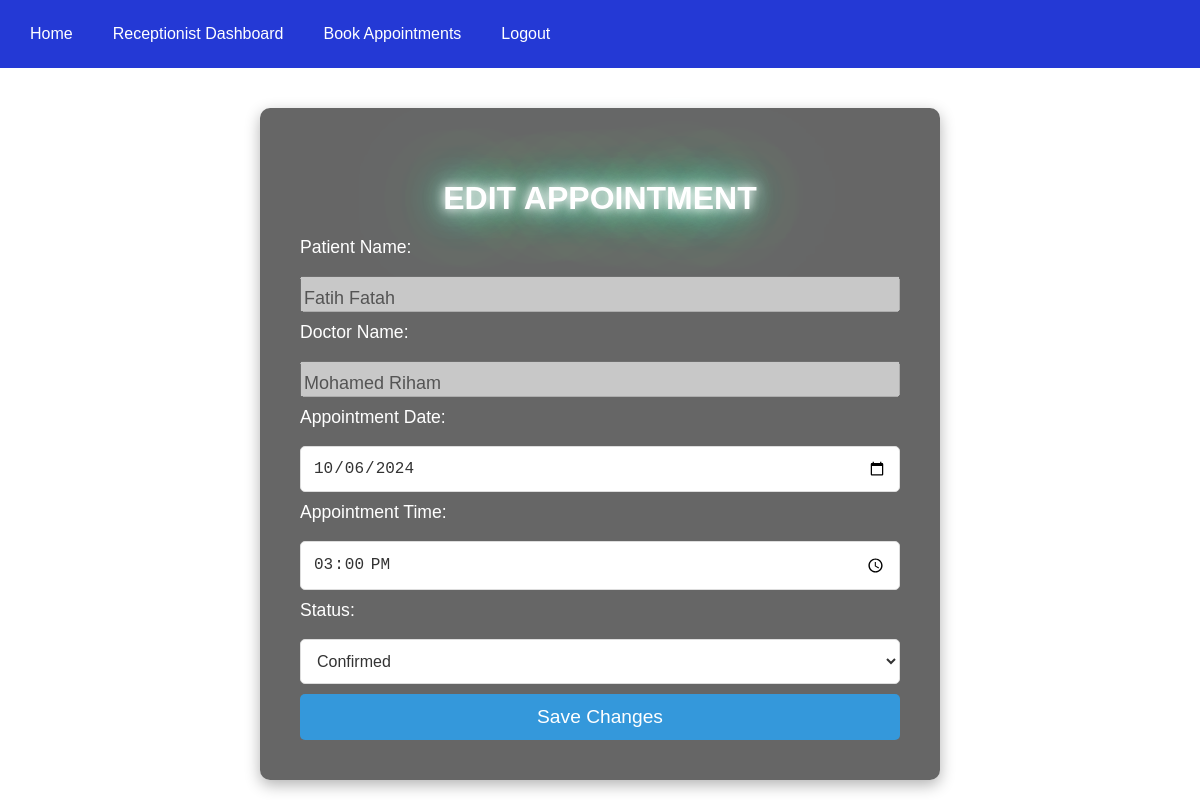
The page /abc_hospital/receptionists/edit_appointment.php?id=34 on the database its author committed.
### tables this page shows
CREATE TABLE `appointments` (
  `id` int(11) NOT NULL,
  `patient_id` int(11) NOT NULL,
  `doctor_id` int(11) NOT NULL,
  `date` date NOT NULL,
  `time` time NOT NULL,
  `status` enum('Pending','Confirmed','Cancelled','Completed') DEFAULT 'Pending',
  `doctor_name` varchar(100) DEFAULT NULL
);

CREATE TABLE `patients` (
  `patient_id` int(11) NOT NULL,
  `first_name` varchar(50) DEFAULT NULL,
  `last_name` varchar(50) DEFAULT NULL,
  `age` int(11) DEFAULT NULL,
  `gender` enum('Male','Female','Other') DEFAULT NULL,
  `email` varchar(100) DEFAULT NULL,
  `phone_number` varchar(15) DEFAULT NULL,
  `address` text DEFAULT NULL,
  `date_of_birth` date DEFAULT NULL,
  `registration_date` timestamp NOT NULL DEFAULT current_timestamp()
);

### abc_hospital/receptionists/edit_appointment.php (the view, shortened to what this page needs)
<?php
$appointment_id = intval($_GET['id']);
$connection = mysqli_connect("localhost", "root", "", "abc_hospital");
$query = "SELECT appointments.*, patients.first_name, patients.last_name
          FROM appointments
          INNER JOIN patients ON appointments.patient_id = patients.patient_id
          WHERE appointments.id = ?";
$stmt = mysqli_prepare($connection, $query);
mysqli_stmt_bind_param($stmt, "i", $appointment_id);
mysqli_stmt_execute($stmt);
$result = mysqli_stmt_get_result($stmt);
$appointment = mysqli_fetch_assoc($result);
$patient_first_name = htmlspecialchars($appointment['first_name']);
$patient_last_name = htmlspecialchars($appointment['last_name']);
$doctor_name = htmlspecialchars($appointment['doctor_name']);
$appointment_date = htmlspecialchars($appointment['date']);
$appointment_time = htmlspecialchars($appointment['time']);
$status = htmlspecialchars($appointment['status']);
?>
<!DOCTYPE html>
<html lang="en">
<head>
    <link rel="stylesheet" href="../css/Navigation_Style.css?version=1">
    <link rel="stylesheet" href="../css/style.css?version=1">
    <link rel="stylesheet" href="../css/header.css?version=1">
    <link rel="stylesheet" href="https://cdnjs.cloudflare.com/ajax/libs/font-awesome/4.7.0/css/font-awesome.min.css">
    <link rel="stylesheet" href="../css/index.css">
    <link rel="stylesheet" href="../css/doctor-images.css?version=1">
    <link rel="stylesheet" href="../css/icons.css?version=1">
</head>
<body>
<div class="nav">
        <ul>
            <li><a href="../index.php">Home</a></li>
            <li><a href="receptionist_dashboard.php">Receptionist Dashboard</a></li>
            <li><a href="book_appointments.php">Book Appointments</a></li>
            <li><a href="../logout.php">Logout</a></li>
        </ul>
    </div>
        <div class="index_box">
    <h2>Edit Appointment</h2>
    <form action="edit_appointment_process.php" method="POST">
        <label>Patient Name:</label>
        <input type="text" value="<?php echo $patient_first_name . ' ' . $patient_last_name; ?>" disabled>
        <label>Doctor Name:</label>
        <input type="text" value="<?php echo $doctor_name; ?>" disabled>
        <label>Appointment Date:</label>
        <input type="date" name="appointment_date" value="<?php echo $appointment_date; ?>" required>
        <label>Appointment Time:</label>
        <input type="time" name="appointment_time" value="<?php echo $appointment_time; ?>" required>
        <label>Status:</label>
        <select name="status" required>
            <option value="Confirmed" <?php if ($status == 'Confirmed') echo 'selected'; ?>>Confirmed</option>
        </select>
        <input type="submit" value="Save Changes">
    </form>
    </div>
</body>
</html>

### abc_hospital/css/Navigation_Style.css (style rules this page uses)
ul { list-style-type: none; margin: 0; padding: 0; overflow: hidden; }
.nav { background-color: rgba(36, 57, 213); left: 0; top: 0; width: 100%; color: rgb(255, 255, 250); text-align: center; display: flex; align-items: center; justify-content: space-between; padding: 5px 10px; z-index: 10; backdrop-filter: blur(5px); }
li { float: left; }
li a { display: block; text-align: center; padding: 20px; text-decoration: none; color: white; }

### abc_hospital/css/style.css (style rules this page uses)
body { background-image: url("../images/img8.jpg"); font-family: cursive ; margin: 0; padding: 0; background-repeat: no-repeat; background-attachment: fixed; background-size: cover; }
h2 { margin: 2rem; text-shadow: 0 0 10px #fff, 0 0 20px #fff, 0 0 42px #0fa, 0 0 82px #0fa, 0 0 92px #0fa; color: white; }

### abc_hospital/css/index.css (style rules this page uses)
.index_box { max-width: 900px; margin: 40px auto; padding: 30px; backdrop-filter: blur(8px); background-color: rgba(21, 37, 32, 0.8); color: white; border-radius: 10px; box-shadow: 0 4px 8px rgba(0, 0, 0, 0.1); }

### abc_hospital/css/doctor-images.css (style rules this page uses)
body { margin: 0; padding: 0; }

### abc_hospital/receptionists/edit_appointment.php (style rules this page uses)
body { background-image: url("../images/img4.jpg"); background-size: cover; font-family: Arial, sans-serif; color: #fff; margin: 0; padding: 0; justify-content: center; align-items: center; min-height: 100vh; }
input:disabled { padding-top: 0.8cap; font-size: large; }
.index_box { background: rgba(0, 0, 0, 0.6); padding: 40px; border-radius: 10px; width: 80%; max-width: 600px; box-shadow: 0 5px 15px rgba(0, 0, 0, 0.3); }
h2 { text-align: center; font-size: 2rem; margin-bottom: 20px; color: #fff; text-transform: uppercase; }
form { display: flex; flex-direction: column; gap: 10px; }
label { font-size: 1.1rem; color: #fff; margin-bottom: 8px; }
select, input[type="date"], input[type="time"] { padding: 12px; font-size: 1rem; border: 1px solid #ddd; border-radius: 5px; background: #fff; color: #333; transition: border-color 0.3s; }
input[type="submit"] { padding: 12px 20px; font-size: 1.2rem; background-color: #3498db; color: #fff; border: none; border-radius: 5px; cursor: pointer; transition: background-color 0.3s ease; }

### rows shown on the page
appointments: patient.last_name "Fatih Fatah", doctor_name "Mohamed Riham", appointment_date "10/06/2024", appointment_time "15:00:00", status "Confirmed"
